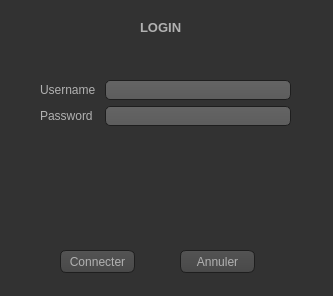
<?xml version="1.0" encoding="UTF-8"?>
<ui version="4.0">
 <class>loginadmin</class>
 <widget class="QDialog" name="loginadmin">
  <property name="geometry">
   <rect>
    <x>0</x>
    <y>0</y>
    <width>333</width>
    <height>296</height>
   </rect>
  </property>
  <property name="windowTitle">
   <string>Dialog</string>
  </property>
  <property name="styleSheet">
   <string notr="true">QToolTip
{
     border: 1px solid black;
     background-color: #ffa02f;
     padding: 1px;
     border-radius: 3px;
     opacity: 100;
}

QWidget
{
    color: #b1b1b1;
    background-color: #323232;
}

QWidget:item:hover
{
    background-color: QLinearGradient( x1: 0, y1: 0, x2: 0, y2: 1, stop: 0 #ffa02f, stop: 1 #ca0619);
    color: #000000;
}

QWidget:item:selected
{
    background-color: QLinearGradient( x1: 0, y1: 0, x2: 0, y2: 1, stop: 0 #ffa02f, stop: 1 #d7801a);
}

QMenuBar::item
{
    background: transparent;
}

QMenuBar::item:selected
{
    background: transparent;
    border: 1px solid #ffaa00;
}

QMenuBar::item:pressed
{
    background: #444;
    border: 1px solid #000;
    background-color: QLinearGradient(
        x1:0, y1:0,
        x2:0, y2:1,
        stop:1 #212121,
        stop:0.4 #343434/*,
        stop:0.2 #343434,
        stop:0.1 #ffaa00*/
    );
    margin-bottom:-1px;
    padding-bottom:1px;
}

QMenu
{
    border: 1px solid #000;
}

QMenu::item
{
    padding: 2px 20px 2px 20px;
}

QMenu::item:selected
{
    color: #000000;
}

QWidget:disabled
{
    color: #404040;
    background-color: #323232;
}

QAbstractItemView
{
    background-color: QLinearGradient( x1: 0, y1: 0, x2: 0, y2: 1, stop: 0 #4d4d4d, stop: 0.1 #646464, stop: 1 #5d5d5d);
}

QWidget:focus
{
    /*border: 2px solid QLinearGradient( x1: 0, y1: 0, x2: 0, y2: 1, stop: 0 #ffa02f, stop: 1 #d7801a);*/
}

QLineEdit
{
    background-color: QLinearGradient( x1: 0, y1: 0, x2: 0, y2: 1, stop: 0 #4d4d4d, stop: 0 #646464, stop: 1 #5d5d5d);
    padding: 1px;
    border-style: solid;
    border: 1px solid #1e1e1e;
    border-radius: 5;
}

QPushButton
{
    color: #b1b1b1;
    background-color: QLinearGradient( x1: 0, y1: 0, x2: 0, y2: 1, stop: 0 #565656, stop: 0.1 #525252, stop: 0.5 #4e4e4e, stop: 0.9 #4a4a4a, stop: 1 #464646);
    border-width: 1px;
    border-color: #1e1e1e;
    border-style: solid;
    border-radius: 6;
    padding: 3px;
    font-size: 12px;
    padding-left: 5px;
    padding-right: 5px;
}

QPushButton:pressed
{
    background-color: QLinearGradient( x1: 0, y1: 0, x2: 0, y2: 1, stop: 0 #2d2d2d, stop: 0.1 #2b2b2b, stop: 0.5 #292929, stop: 0.9 #282828, stop: 1 #252525);
}

QComboBox
{
    selection-background-color: #ffaa00;
    background-color: QLinearGradient( x1: 0, y1: 0, x2: 0, y2: 1, stop: 0 #565656, stop: 0.1 #525252, stop: 0.5 #4e4e4e, stop: 0.9 #4a4a4a, stop: 1 #464646);
    border-style: solid;
    border: 1px solid #1e1e1e;
    border-radius: 5;
}

QComboBox:hover,QPushButton:hover
{
    border: 2px solid QLinearGradient( x1: 0, y1: 0, x2: 0, y2: 1, stop: 0 #ffa02f, stop: 1 #d7801a);
}


QComboBox:on
{
    padding-top: 3px;
    padding-left: 4px;
    background-color: QLinearGradient( x1: 0, y1: 0, x2: 0, y2: 1, stop: 0 #2d2d2d, stop: 0.1 #2b2b2b, stop: 0.5 #292929, stop: 0.9 #282828, stop: 1 #252525);
    selection-background-color: #ffaa00;
}

QComboBox QAbstractItemView
{
    border: 2px solid darkgray;
    selection-background-color: QLinearGradient( x1: 0, y1: 0, x2: 0, y2: 1, stop: 0 #ffa02f, stop: 1 #d7801a);
}

QComboBox::drop-down
{
     subcontrol-origin: padding;
     subcontrol-position: top right;
     width: 15px;

     border-left-width: 0px;
     border-left-color: darkgray;
     border-left-style: solid; /* just a single line */
     border-top-right-radius: 3px; /* same radius as the QComboBox */
     border-bottom-right-radius: 3px;
 }

QComboBox::down-arrow
{
     image: url(:/down_arrow.png);
}

QGroupBox:focus
{
border: 2px solid QLinearGradient( x1: 0, y1: 0, x2: 0, y2: 1, stop: 0 #ffa02f, stop: 1 #d7801a);
}

QTextEdit:focus
{
    border: 2px solid QLinearGradient( x1: 0, y1: 0, x2: 0, y2: 1, stop: 0 #ffa02f, stop: 1 #d7801a);
}

QScrollBar:horizontal {
     border: 1px solid #222222;
     background: QLinearGradient( x1: 0, y1: 0, x2: 0, y2: 1, stop: 0.0 #121212, stop: 0.2 #282828, stop: 1 #484848);
     height: 7px;
     margin: 0px 16px 0 16px;
}

QScrollBar::handle:horizontal
{
      background: QLinearGradient( x1: 0, y1: 0, x2: 1, y2: 0, stop: 0 #ffa02f, stop: 0.5 #d7801a, stop: 1 #ffa02f);
      min-height: 20px;
      border-radius: 2px;
}

QScrollBar::add-line:horizontal {
      border: 1px solid #1b1b19;
      border-radius: 2px;
      background: QLinearGradient( x1: 0, y1: 0, x2: 1, y2: 0, stop: 0 #ffa02f, stop: 1 #d7801a);
      width: 14px;
      subcontrol-position: right;
      subcontrol-origin: margin;
}

QScrollBar::sub-line:horizontal {
      border: 1px solid #1b1b19;
      border-radius: 2px;
      background: QLinearGradient( x1: 0, y1: 0, x2: 1, y2: 0, stop: 0 #ffa02f, stop: 1 #d7801a);
      width: 14px;
     subcontrol-position: left;
     subcontrol-origin: margin;
}

QScrollBar::right-arrow:horizontal, QScrollBar::left-arrow:horizontal
{
      border: 1px solid black;
      width: 1px;
      height: 1px;
      background: white;
}

QScrollBar::add-page:horizontal, QScrollBar::sub-page:horizontal
{
      background: none;
}

QScrollBar:vertical
{
      background: QLinearGradient( x1: 0, y1: 0, x2: 1, y2: 0, stop: 0.0 #121212, stop: 0.2 #282828, stop: 1 #484848);
      width: 7px;
      margin: 16px 0 16px 0;
      border: 1px solid #222222;
}

QScrollBar::handle:vertical
{
      background: QLinearGradient( x1: 0, y1: 0, x2: 0, y2: 1, stop: 0 #ffa02f, stop: 0.5 #d7801a, stop: 1 #ffa02f);
      min-height: 20px;
      border-radius: 2px;
}

QScrollBar::add-line:vertical
{
      border: 1px solid #1b1b19;
      border-radius: 2px;
      background: QLinearGradient( x1: 0, y1: 0, x2: 0, y2: 1, stop: 0 #ffa02f, stop: 1 #d7801a);
      height: 14px;
      subcontrol-position: bottom;
      subcontrol-origin: margin;
}

QScrollBar::sub-line:vertical
{
      border: 1px solid #1b1b19;
      border-radius: 2px;
      background: QLinearGradient( x1: 0, y1: 0, x2: 0, y2: 1, stop: 0 #d7801a, stop: 1 #ffa02f);
      height: 14px;
      subcontrol-position: top;
      subcontrol-origin: margin;
}

QScrollBar::up-arrow:vertical, QScrollBar::down-arrow:vertical
{
      border: 1px solid black;
      width: 1px;
      height: 1px;
      background: white;
}


QScrollBar::add-page:vertical, QScrollBar::sub-page:vertical
{
      background: none;
}

QTextEdit
{
    background-color: #242424;
}

QPlainTextEdit
{
    background-color: #242424;
}

QHeaderView::section
{
    background-color: QLinearGradient(x1:0, y1:0, x2:0, y2:1, stop:0 #616161, stop: 0.5 #505050, stop: 0.6 #434343, stop:1 #656565);
    color: white;
    padding-left: 4px;
    border: 1px solid #6c6c6c;
}

QCheckBox:disabled
{
color: #414141;
}

QDockWidget::title
{
    text-align: center;
    spacing: 3px; /* spacing between items in the tool bar */
    background-color: QLinearGradient(x1:0, y1:0, x2:0, y2:1, stop:0 #323232, stop: 0.5 #242424, stop:1 #323232);
}

QDockWidget::close-button, QDockWidget::float-button
{
    text-align: center;
    spacing: 1px; /* spacing between items in the tool bar */
    background-color: QLinearGradient(x1:0, y1:0, x2:0, y2:1, stop:0 #323232, stop: 0.5 #242424, stop:1 #323232);
}

QDockWidget::close-button:hover, QDockWidget::float-button:hover
{
    background: #242424;
}

QDockWidget::close-button:pressed, QDockWidget::float-button:pressed
{
    padding: 1px -1px -1px 1px;
}

QMainWindow::separator
{
    background-color: QLinearGradient(x1:0, y1:0, x2:0, y2:1, stop:0 #161616, stop: 0.5 #151515, stop: 0.6 #212121, stop:1 #343434);
    color: white;
    padding-left: 4px;
    border: 1px solid #4c4c4c;
    spacing: 3px; /* spacing between items in the tool bar */
}

QMainWindow::separator:hover
{

    background-color: QLinearGradient(x1:0, y1:0, x2:0, y2:1, stop:0 #d7801a, stop:0.5 #b56c17 stop:1 #ffa02f);
    color: white;
    padding-left: 4px;
    border: 1px solid #6c6c6c;
    spacing: 3px; /* spacing between items in the tool bar */
}

QToolBar::handle
{
     spacing: 3px; /* spacing between items in the tool bar */
     background: url(:/images/handle.png);
}

QMenu::separator
{
    height: 2px;
    background-color: QLinearGradient(x1:0, y1:0, x2:0, y2:1, stop:0 #161616, stop: 0.5 #151515, stop: 0.6 #212121, stop:1 #343434);
    color: white;
    padding-left: 4px;
    margin-left: 10px;
    margin-right: 5px;
}

QProgressBar
{
    border: 2px solid grey;
    border-radius: 5px;
    text-align: center;
}

QProgressBar::chunk
{
    background-color: #d7801a;
    width: 2.15px;
    margin: 0.5px;
}

QTabBar::tab {
    color: #b1b1b1;
    border: 1px solid #444;
    border-bottom-style: none;
    background-color: #323232;
    padding-left: 10px;
    padding-right: 10px;
    padding-top: 3px;
    padding-bottom: 2px;
    margin-right: -1px;
}

QTabWidget::pane {
    border: 1px solid #444;
    top: 1px;
}

QTabBar::tab:last
{
    margin-right: 0; /* the last selected tab has nothing to overlap with on the right */
    border-top-right-radius: 3px;
}

QTabBar::tab:first:!selected
{
 margin-left: 0px; /* the last selected tab has nothing to overlap with on the right */


    border-top-left-radius: 3px;
}

QTabBar::tab:!selected
{
    color: #b1b1b1;
    border-bottom-style: solid;
    margin-top: 3px;
    background-color: QLinearGradient(x1:0, y1:0, x2:0, y2:1, stop:1 #212121, stop:.4 #343434);
}

QTabBar::tab:selected
{
    border-top-left-radius: 3px;
    border-top-right-radius: 3px;
    margin-bottom: 0px;
}

QTabBar::tab:!selected:hover
{
    /*border-top: 2px solid #ffaa00;
    padding-bottom: 3px;*/
    border-top-left-radius: 3px;
    border-top-right-radius: 3px;
    background-color: QLinearGradient(x1:0, y1:0, x2:0, y2:1, stop:1 #212121, stop:0.4 #343434, stop:0.2 #343434, stop:0.1 #ffaa00);
}

QRadioButton::indicator:checked, QRadioButton::indicator:unchecked{
    color: #b1b1b1;
    background-color: #323232;
    border: 1px solid #b1b1b1;
    border-radius: 6px;
}

QRadioButton::indicator:checked
{
    background-color: qradialgradient(
        cx: 0.5, cy: 0.5,
        fx: 0.5, fy: 0.5,
        radius: 1.0,
        stop: 0.25 #ffaa00,
        stop: 0.3 #323232
    );
}

QCheckBox::indicator{
    color: #b1b1b1;
    background-color: #323232;
    border: 1px solid #b1b1b1;
    width: 9px;
    height: 9px;
}

QRadioButton::indicator
{
    border-radius: 6px;
}

QRadioButton::indicator:hover, QCheckBox::indicator:hover
{
    border: 1px solid #ffaa00;
}

QCheckBox::indicator:checked
{
    image:url(:/images/checkbox.png);
}

QCheckBox::indicator:disabled, QRadioButton::indicator:disabled
{
    border: 1px solid #444;
}</string>
  </property>
  <widget class="QLabel" name="label_3">
   <property name="geometry">
    <rect>
     <x>140</x>
     <y>20</y>
     <width>61</width>
     <height>16</height>
    </rect>
   </property>
   <property name="text">
    <string>&lt;html&gt;&lt;head/&gt;&lt;body&gt;&lt;p&gt;&lt;span style=&quot; font-size:10pt; font-weight:600;&quot;&gt;LOGIN&lt;/span&gt;&lt;/p&gt;&lt;/body&gt;&lt;/html&gt;</string>
   </property>
  </widget>
  <widget class="QPushButton" name="pushButton">
   <property name="geometry">
    <rect>
     <x>60</x>
     <y>250</y>
     <width>75</width>
     <height>23</height>
    </rect>
   </property>
   <property name="text">
    <string>Connecter</string>
   </property>
  </widget>
  <widget class="QPushButton" name="pushButton_2">
   <property name="geometry">
    <rect>
     <x>180</x>
     <y>250</y>
     <width>75</width>
     <height>23</height>
    </rect>
   </property>
   <property name="text">
    <string>Annuler</string>
   </property>
  </widget>
  <widget class="QWidget" name="layoutWidget">
   <property name="geometry">
    <rect>
     <x>40</x>
     <y>80</y>
     <width>251</width>
     <height>141</height>
    </rect>
   </property>
   <layout class="QFormLayout" name="formLayout">
    <item row="0" column="0">
     <widget class="QLabel" name="label">
      <property name="text">
       <string>Username </string>
      </property>
     </widget>
    </item>
    <item row="0" column="1">
     <widget class="QLineEdit" name="lineEdit"/>
    </item>
    <item row="1" column="0">
     <widget class="QLabel" name="label_2">
      <property name="text">
       <string>Password</string>
      </property>
     </widget>
    </item>
    <item row="1" column="1">
     <widget class="QLineEdit" name="lineEdit_2">
      <property name="echoMode">
       <enum>QLineEdit::Password</enum>
      </property>
     </widget>
    </item>
   </layout>
  </widget>
 </widget>
 <resources/>
 <connections>
  <connection>
   <sender>pushButton_2</sender>
   <signal>clicked()</signal>
   <receiver>loginadmin</receiver>
   <slot>close()</slot>
   <hints>
    <hint type="sourcelabel">
     <x>215</x>
     <y>260</y>
    </hint>
    <hint type="destinationlabel">
     <x>419</x>
     <y>270</y>
    </hint>
   </hints>
  </connection>
 </connections>
</ui>
